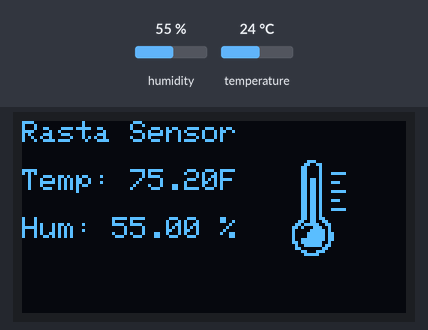
Simulated run of this sketch. Board: Arduino Uno, built with avr-gcc and run on an emulated ATmega328P. Shown: 128×64 one-colour display. The inputs (shaded band) are chosen by the test bench; at power-on: humidity 55 %, temperature 24 °C.

Above: at 18.0 s.
18.1 s: humidity set to 22 %
At 21.4 s:
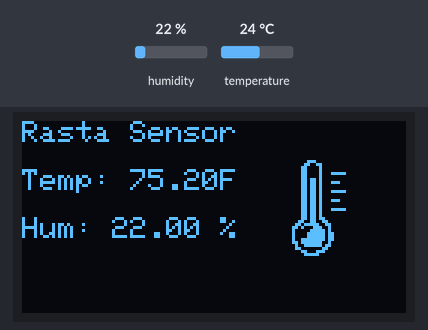
33.2 s: temperature set to 12 °C
At 41.8 s:
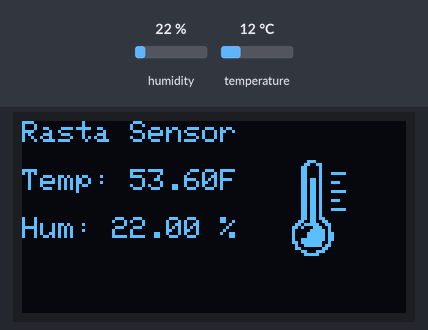
48.3 s: humidity set to 40 %
At 60.8 s:
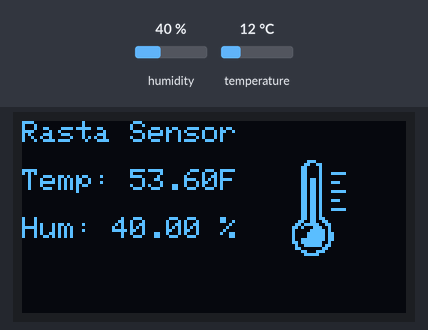
Timing chart, 0 to 62.3 s (numbered marks = the images above; inputs shaded):
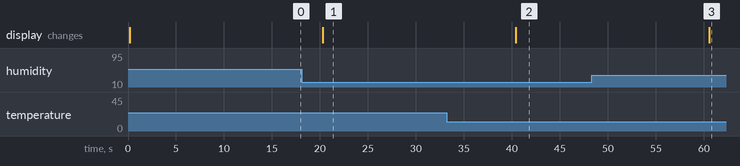

The sketch:

OLED_TEMP_AHT21.ino
```cpp
#include <Wire.h>
#include <Adafruit_GFX.h>
#include <Adafruit_SSD1306.h>
#include <Adafruit_AHTX0.h>

// Define the OLED display dimensions and I2C address
#define SCREEN_WIDTH 128 // OLED display width, in pixels
#define SCREEN_HEIGHT 64 // OLED display height, in pixels
#define OLED_RESET -1 // Reset pin # (or -1 if sharing Arduino reset pin)
#define OLED_I2C_ADDRESS 0x3C
// The I2C address of the OLED display

// Create the SSD1306 display object
Adafruit_SSD1306 display(SCREEN_WIDTH, SCREEN_HEIGHT, &Wire, OLED_RESET);

// Create the AHT21 sensor object
Adafruit_AHTX0 aht;

//Bitmap data
static const unsigned char PROGMEM rastatest[] = {
  0x00, 0x0e, 0x00, 0x00, 0x00, 0x19, 0x80, 0x00, 0x00, 0x30, 0x80, 0x00, 0x00, 0x30, 0x80, 0x00,
  0x00, 0x30, 0x8f, 0x80, 0x00, 0x30, 0x80, 0x00, 0x00, 0x36, 0x80, 0x00, 0x00, 0x36, 0x8e, 0x00,
  0x00, 0x36, 0x80, 0x00, 0x00, 0x36, 0x80, 0x00, 0x00, 0x36, 0x8f, 0x80, 0x00, 0x36, 0x80, 0x00,
  0x00, 0x36, 0x80, 0x00, 0x00, 0x36, 0x8e, 0x00, 0x00, 0x36, 0x80, 0x00, 0x00, 0x36, 0x80, 0x00,
  0x00, 0x36, 0x8f, 0x80, 0x00, 0x36, 0x80, 0x00, 0x00, 0x36, 0x80, 0x00, 0x00, 0x36, 0xc0, 0x00,
  0x00, 0x66, 0x60, 0x00, 0x00, 0xdf, 0x30, 0x00, 0x01, 0xa3, 0x90, 0x00, 0x01, 0x07, 0xd0, 0x00,
  0x01, 0x0f, 0xd8, 0x00, 0x01, 0x0f, 0xd8, 0x00, 0x01, 0x3f, 0xd8, 0x00, 0x01, 0xbf, 0x90, 0x00,
  0x00, 0x9f, 0xb0, 0x00, 0x00, 0xc0, 0x60, 0x00, 0x00, 0x31, 0xc0, 0x00, 0x00, 0x1f, 0x00, 0x00
};

void setup() {
  Serial.begin(115200);
  //Wire.begin(21, 22);

  // Initialize the AHT21 sensor
  if (!aht.begin()) {
    Serial.println("AHT21 sensor not found. Check wiring.");
    while (1);
  }

  // Initialize the OLED display
  if (!display.begin(SSD1306_SWITCHCAPVCC, OLED_I2C_ADDRESS)) {
    Serial.println("OLED display not found. Check wiring and address.");
    while (1);
  }

  // Clear the display and set text settings
  display.clearDisplay();
  display.setTextSize(1);
  display.setTextColor(SSD1306_WHITE);
}

void loop() {
  // Read temperature and humidity from AHT21
  sensors_event_t humidity_event, temp_event;
  aht.getEvent(&humidity_event, &temp_event);

  // Clear the display buffer
  display.clearDisplay();

  // Set cursor position for temperature
  display.setCursor(0, 0);
  display.print("Rasta Sensor");
  //display.print(temp_event.temperature);
  display.println();

  // Set cursor position for Fahrenheit
  float tempF = (temp_event.temperature * 1.8) + 32;
  display.setCursor(0, 16);
  display.print("Temp: ");
  display.print(tempF);
  display.println("F");

  // Set cursor position for humidity
  display.setCursor(0, 32);
  display.print("Hum: ");
  display.print(humidity_event.relative_humidity);
  display.println(" %" );

  // Display bitmap
  // Display an 8x8 pixel bitmap at coordinates (10, 10) with the color WHITE
  display.drawBitmap(83, 13, rastatest, 25, 32, WHITE);
  display.display();

  // Display the buffer on the OLED
  display.display();

  // Wait before the next reading
  delay(20000);
}
```

Measured:
- after the input at 18.1 s, the display: changes after 2.2 s (image 1)
- after the input at 33.2 s, the display: changes after 7.2 s (image 2)
- after the input at 48.3 s, the display: changes after 12.3 s (image 3)
